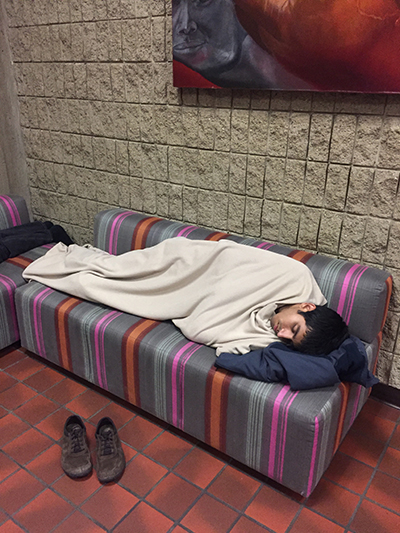
#> input picture examples/1-content.jpg, 400 x 533 px
$ python binarize.py --input ../examples/1-content.jpg --output out.png   (older library calls are emulated)
#> lines starting #> are read from the running program, lines starting #| are printed output that depends on the picture; after the words box and inside, x2 and y2 are one past the last pixel; in counts of white or black regions, pixels touching at a corner belong together
#!/usr/bin/env python
# -*- coding: utf-8 -*-

"""Binarize (make it black and white) an image with Pyhton."""

from PIL import Image
from scipy.misc import imsave
import numpy


def binarize_image(img_path, target_path, threshold):
    """Binarize an image."""
#> called with img_path = '../examples/1-content.jpg', target_path = 'out.png', threshold = 200
    image_file = Image.open(img_path)
#> image_file is the input picture: PIL image 400x533 RGB; mean R, G, B 118.9, 94.6, 89.8
    image = image_file.convert('L')  # convert image to monochrome
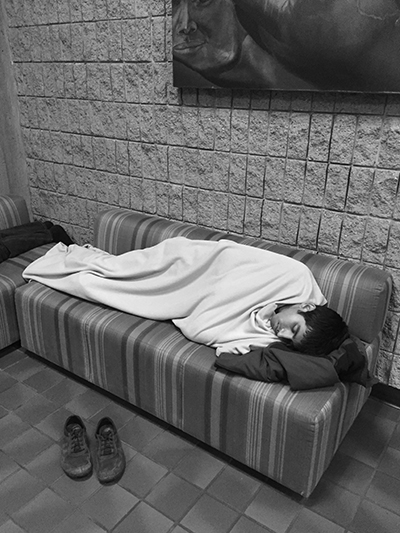
#> image: PIL image 400x533 L; min 0, max 255, mean 101.3
    image = numpy.array(image)
    image = binarize_array(image, threshold)
    imsave(target_path, image)


def binarize_array(numpy_array, threshold=200):
    """Binarize a numpy array."""
#> called with threshold = 200
    for i in range(len(numpy_array)):
        for j in range(len(numpy_array[0])):
            if numpy_array[i][j] > threshold:
                numpy_array[i][j] = 255
            else:
                numpy_array[i][j] = 0
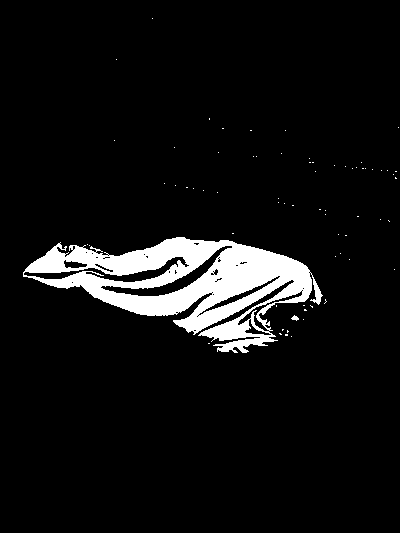
#> numpy_array: shape (533, 400); 7% white; 69 white regions (67 under 20 px), largest, box (x1, y1, x2, y2) and area: (23, 237, 323, 353) 14872, (291, 315, 299, 321) 27
    return numpy_array


def get_parser():
    """Get parser object for script xy.py."""
    from argparse import ArgumentParser, ArgumentDefaultsHelpFormatter
    parser = ArgumentParser(description=__doc__,
                            formatter_class=ArgumentDefaultsHelpFormatter)
    parser.add_argument("-i", "--input",
                        dest="input",
                        help="read this file",
                        metavar="FILE",
                        required=True)
    parser.add_argument("-o", "--output",
                        dest="output",
                        help="write binarized file hre",
                        metavar="FILE",
                        required=True)
    parser.add_argument("--threshold",
                        dest="threshold",
                        default=200,
                        type=int,
                        help="Threshold when to show white")
    return parser


if __name__ == "__main__":
    args = get_parser().parse_args()
    binarize_image(args.input, args.output, args.threshold)

$ run again, on examples/3-content.jpg
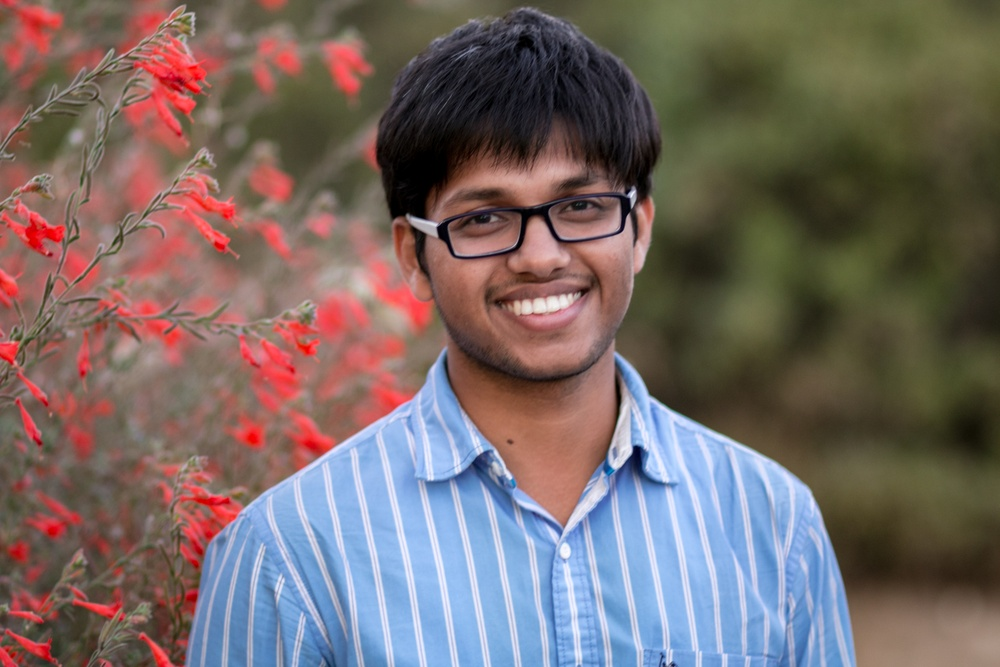
#> input picture examples/3-content.jpg, 1000 x 667 px, shrunk from 2738 x 1825 before the run
#> in binarize_image, image_file is the input picture: PIL image 1000x667 RGB; mean R, G, B 118.7, 105.1, 101.9
#> in binarize_image, `image = image_file.convert('L')`:
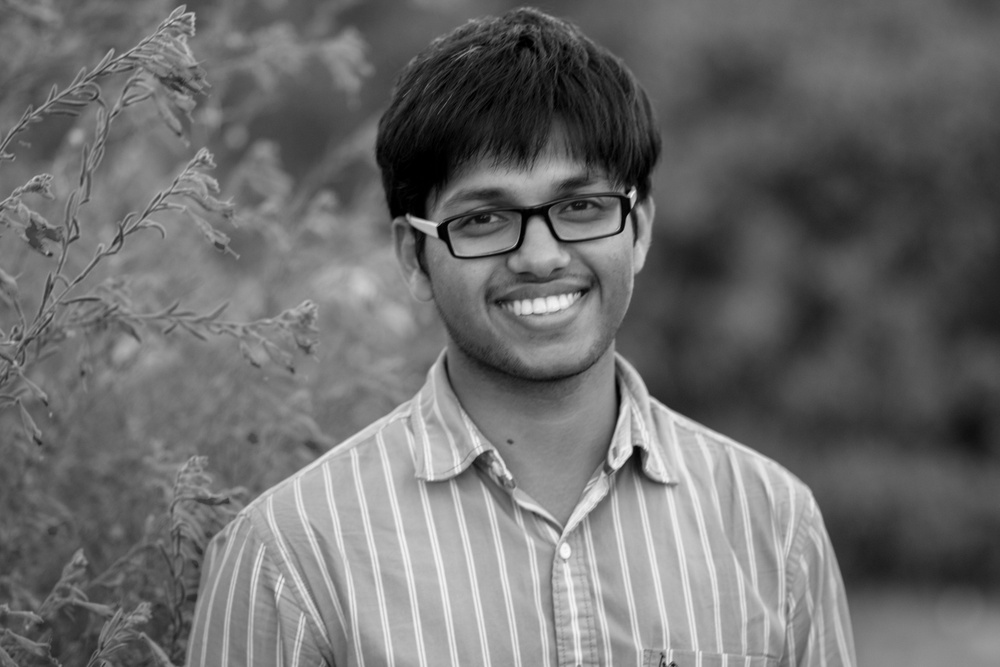
#> image: PIL image 1000x667 L; min 0, max 253, mean 108.8
#> after the loop in binarize_array, `for i in range(len(numpy_array)):`:
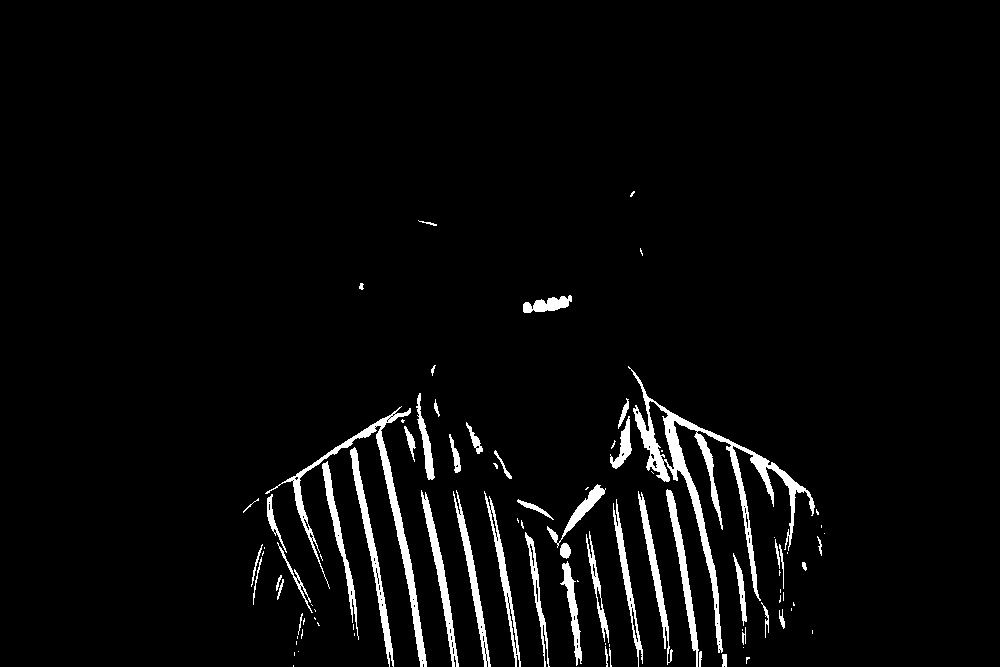
#> numpy_array: shape (667, 1000); 3.7% white; 92 white regions (44 under 20 px), largest, box (x1, y1, x2, y2) and area: (628, 366, 815, 653) 5803, (265, 406, 427, 667) 2985, (350, 447, 394, 667) 1441
